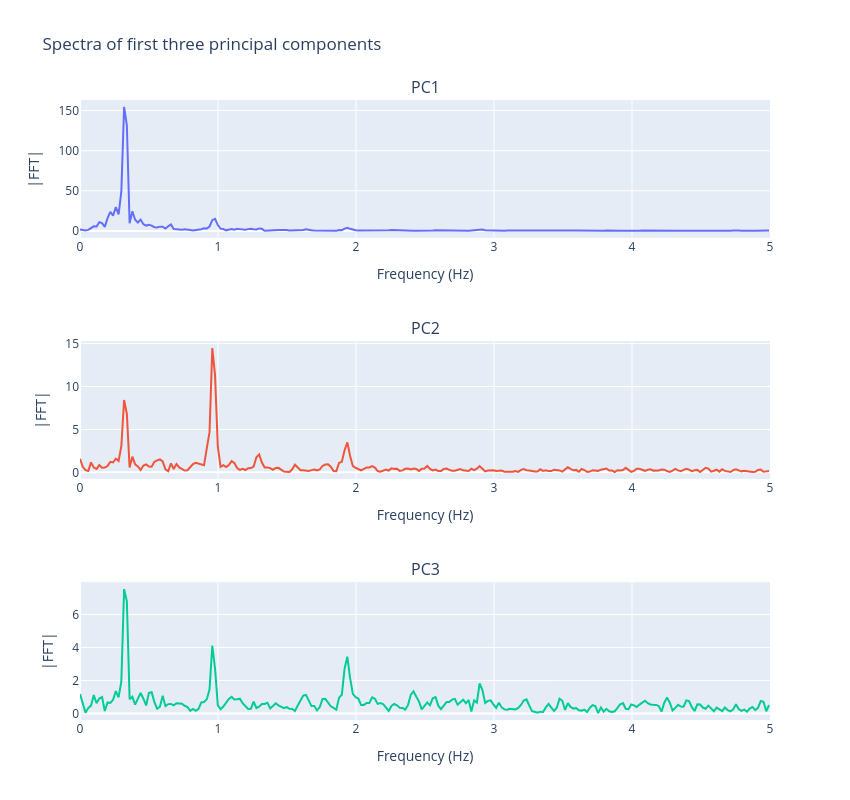

Source (notebook cell):
### Markdown cell above
## Question 5
Similar to Question 4, determine the two most dominant frequencies for the first three principal components. <i>Note that this would lead to a total of 6 values, 2 frequencies for each of the 3 PCA components. However, for some components only one dominant frequency might be present.</i><br>
For all 3 PCA components, which one is rather related to ventilation or cardiovascular activity?

### Code cell
pc_results = {}  
pc_spectra = {}  
for k in range(3):
    comp = PC1[:, -(k + 1)]  # take kth component (sorted by descending eigenvalue)
    comp_centered = comp - np.mean(comp)  # remove DC offset
    comp_window = np.hanning(comp_centered.size)  
    comp_fft = np.fft.rfft(comp_centered * comp_window)  
    comp_freqs = np.fft.rfftfreq(comp_centered.size, d=1/fs)  
    comp_mag = np.abs(comp_fft)  
    idx_sorted = np.argsort(comp_mag)[-2:][::-1]  # pick indices of two largest peaks
    pc_results[f"PC{k+1}"] = [(comp_freqs[i], comp_mag[i]) for i in idx_sorted]  # save peak info
    pc_spectra[f"PC{k+1}"] = (comp_freqs, comp_mag)  # keep entire spectrum for plotting

for pc_name, freqs in pc_results.items():
    print(pc_name)  # show component label
    for freq, mag in freqs:
        label = "ventilation" if abs(freq - f_vent) < 0.05 else "cardiovascular"  # classify peak
        print(f"  {freq:.3f} Hz (|A|={mag:.2f}) → {label}") 
print(f"If we only consider the visualtion of the spectogram we can also take into consideration for PCA2 the pic at 0.32Hz wich correspond to ventilation. \n Same for PCA3, we have a pic at 0.96Hz that correspond to cardiovascular.\n The fact is that we in reality have two peaks close to each other")

fig = make_subplots(rows=3, cols=1, shared_xaxes=False, subplot_titles=list(pc_spectra.keys()))
for row, (pc_name, (freqs, mags)) in enumerate(pc_spectra.items(), start=1):
    mask = freqs <= 5  # ne garder que les fréquences <= 5 Hz
    fig.add_trace(go.Scatter(x=freqs[mask], y=mags[mask], name=pc_name, showlegend=False),
                  row=row, col=1)
    fig.update_yaxes(title_text="|FFT|", row=row, col=1)
    fig.update_xaxes(title_text="Frequency (Hz)", range=[0, 5], row=row, col=1) #usefull signal not up to 5Hz

fig.update_layout(height=800, width=850, title="Spectra of first three principal components")
fig.show()

### Figure 1 — Plotly figure (JSON) as saved in the notebook; plotly's stock layout.template omitted (floating-point values rounded to 4 significant figures; data arrays with more than 128 entries replaced by an {"elided": "..."} marker saying what was removed)
{"data": [{"name": "PC1", "showlegend": false, "type": "scatter", "x": {"elided": "251 float values"}, "xaxis": "x", "y": {"elided": "251 float values"}, "yaxis": "y"}, {"name": "PC2", "showlegend": false, "type": "scatter", "x": {"elided": "251 float values"}, "xaxis": "x2", "y": {"elided": "251 float values"}, "yaxis": "y2"}, {"name": "PC3", "showlegend": false, "type": "scatter", "x": {"elided": "251 float values"}, "xaxis": "x3", "y": {"elided": "251 float values"}, "yaxis": "y3"}], "layout": {"annotations": [{"font": {"size": 16}, "showarrow": false, "text": "PC1", "x": 0.5, "xanchor": "center", "xref": "paper", "y": 1, "yanchor": "bottom", "yref": "paper"}, {"font": {"size": 16}, "showarrow": false, "text": "PC2", "x": 0.5, "xanchor": "center", "xref": "paper", "y": 0.6111, "yanchor": "bottom", "yref": "paper"}, {"font": {"size": 16}, "showarrow": false, "text": "PC3", "x": 0.5, "xanchor": "center", "xref": "paper", "y": 0.2222, "yanchor": "bottom", "yref": "paper"}], "height": 800, "title": {"text": "Spectra of first three principal components"}, "width": 850, "xaxis": {"anchor": "y", "domain": [0, 1], "range": [0, 5], "title": {"text": "Frequency (Hz)"}}, "xaxis2": {"anchor": "y2", "domain": [0, 1], "range": [0, 5], "title": {"text": "Frequency (Hz)"}}, "xaxis3": {"anchor": "y3", "domain": [0, 1], "range": [0, 5], "title": {"text": "Frequency (Hz)"}}, "yaxis": {"anchor": "x", "domain": [0.7778, 1], "title": {"text": "|FFT|"}}, "yaxis2": {"anchor": "x2", "domain": [0.3889, 0.6111], "title": {"text": "|FFT|"}}, "yaxis3": {"anchor": "x3", "domain": [0, 0.2222], "title": {"text": "|FFT|"}}}}
